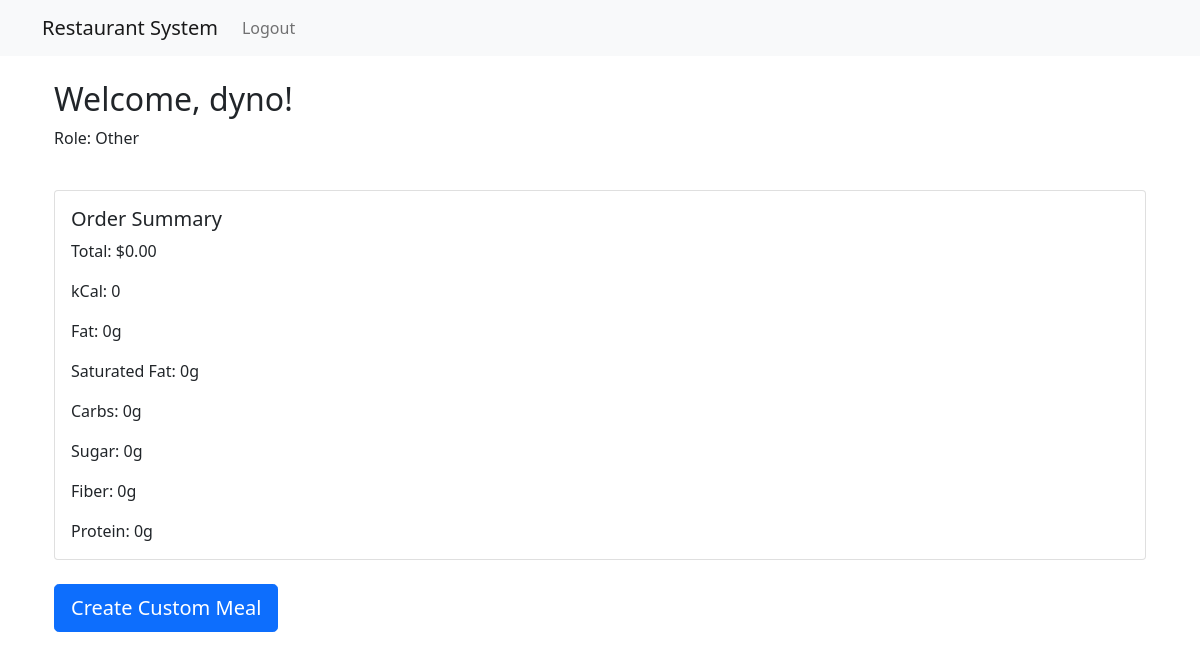
The page / (signed in) on the database as committed earlier.
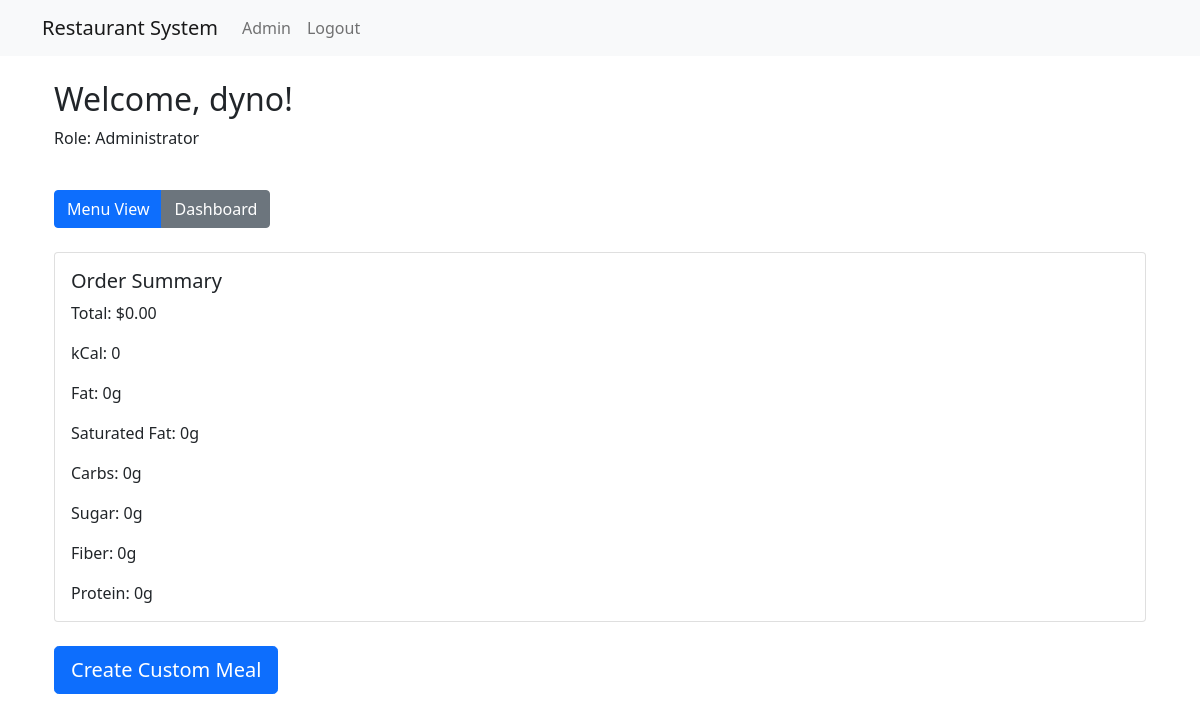
The same page on the database as committed later.
### core/models.py (models this page shows)
class User(AbstractUser):
    ROLES = (
        ('admin', 'Administrator'),
        ('manager', 'Manager'),
        ('table', 'Table'),
        ('other', 'Other'),
    )
    role = models.CharField(max_length=10, choices=ROLES, default='other')

### core/views.py (the view)
# urls.py: 2. Add a URL to urlpatterns:  path('', views.home, name='home')
@login_required
def home(request):
    products = Product.objects.filter(is_official=True)
    context = {
        'products': products,
    }
    return render(request, 'home.html', context)

### core/templates/home.html (shortened to what this page needs)
{% extends 'base.html' %}
{% block content %}
<div class="container">
    {% if user.is_authenticated %}
        <div class="row mb-4">
            <div class="col">
                <h2>Welcome, {{ user.username }}!</h2>
                <p>Role: {{ user.get_role_display }}</p>
            </div>
        </div>
        {% if user.role == 'admin' or user.role == 'manager' %}
        <div class="row mb-4">
            <div class="col">
                <div class="btn-group" role="group">
                    <button type="button" class="btn btn-primary" id="showMenu">Menu View</button>
                    <button type="button" class="btn btn-secondary" id="showDashboard">Dashboard</button>
                </div>
            </div>
        </div>
        {% endif %}
        <div id="menuView">
            <div class="row mb-4">
                <div class="col">
                    <div class="card">
                        <div class="card-body">
                            <h5 class="card-title">Order Summary</h5>
                            <p class="card-text">Total: $<span id="totalPrice">0.00</span></p>
                            <p class="card-text">kCal: <span id="totalKcal">0</span></p>
                            <p class="card-text">Fat: <span id="totalFat">0</span>g</p>
                            <p class="card-text">Saturated Fat: <span id="totalSaturatedFat">0</span>g</p>
                            <p class="card-text">Carbs: <span id="totalCarbs">0</span>g</p>
                            <p class="card-text">Sugar: <span id="totalSugar">0</span>g</p>
                            <p class="card-text">Fiber: <span id="totalFiber">0</span>g</p>
                            <p class="card-text">Protein: <span id="totalProtein">0</span>g</p>
                        </div>
                    </div>
                </div>
            </div>
            <div class="row mb-4">
                <div class="col">
                    <a href="{% url 'custom_meal' %}" class="btn btn-primary btn-lg btn-block">Create Custom Meal</a>
                </div>
            </div>
        </div>
    {% endif %}
</div>
{% endblock %}

### core/templates/base.html (shortened to what this page needs)
<!DOCTYPE html>
<html lang="en">
<head>
    <link href="https://cdn.jsdelivr.net/npm/bootstrap@5.1.3/dist/css/bootstrap.min.css" rel="stylesheet">
</head>
<body>
    <nav class="navbar navbar-expand-lg navbar-light bg-light">
        <div class="container">
            <a class="navbar-brand" href="{% url 'home' %}">Restaurant System</a>
            <div class="collapse navbar-collapse" id="navbarNav">
                <ul class="navbar-nav">
                    {% if user.is_authenticated %}
                        {% if user.role == 'table' %}
                            <li class="nav-item">
                                <a class="nav-link" href="{% url 'menu' %}">Menu</a>
                            </li>
                            <li class="nav-item">
                                <a class="nav-link" href="{% url 'cart' %}">Cart</a>
                            </li>
                        {% elif user.role == 'manager' %}
                            <li class="nav-item">
                                <a class="nav-link" href="{% url 'orders' %}">Orders</a>
                            </li>
                        {% elif user.role == 'admin' %}
                            <li class="nav-item">
                                <a class="nav-link" href="{% url 'admin:index' %}">Admin</a>
                            </li>
                        {% endif %}
                        <li class="nav-item">
                            <a class="nav-link" href="{% url 'logout' %}">Logout</a>
                        </li>
                    {% else %}
                        <li class="nav-item">
                            <a class="nav-link" href="{% url 'login' %}">Login</a>
                        </li>
                    {% endif %}
                </ul>
            </div>
        </div>
    </nav>
    <div class="container mt-4">
        {% block content %}
        {% endblock %}
    </div>
</body>
</html>

Rows that differ between the two databases and show on the page:
changed User "dyno": role "Other" → "Administrator"
Other text that changed with them:
text now shown: "Admin Menu View Dashboard"
